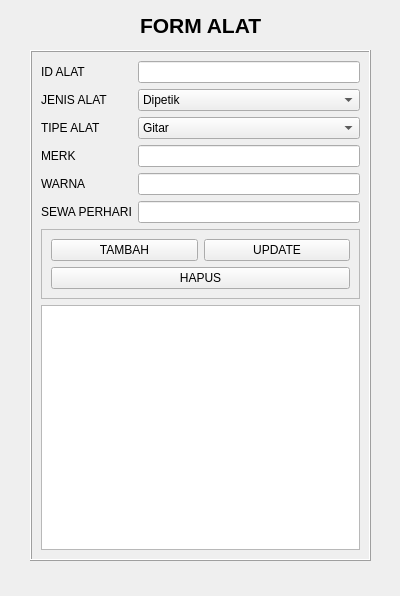
<?xml version="1.0" encoding="UTF-8"?>
<ui version="4.0">
 <class>Form</class>
 <widget class="QWidget" name="Form">
  <property name="geometry">
   <rect>
    <x>0</x>
    <y>0</y>
    <width>400</width>
    <height>596</height>
   </rect>
  </property>
  <property name="windowTitle">
   <string>Form</string>
  </property>
  <widget class="QLabel" name="label">
   <property name="geometry">
    <rect>
     <x>140</x>
     <y>10</y>
     <width>131</width>
     <height>31</height>
    </rect>
   </property>
   <property name="font">
    <font>
     <pointsize>16</pointsize>
     <bold>true</bold>
    </font>
   </property>
   <property name="text">
    <string>FORM ALAT</string>
   </property>
  </widget>
  <widget class="QFrame" name="frame">
   <property name="geometry">
    <rect>
     <x>30</x>
     <y>50</y>
     <width>341</width>
     <height>511</height>
    </rect>
   </property>
   <property name="frameShape">
    <enum>QFrame::Shape::Box</enum>
   </property>
   <property name="frameShadow">
    <enum>QFrame::Shadow::Raised</enum>
   </property>
   <layout class="QVBoxLayout" name="verticalLayout">
    <item>
     <layout class="QFormLayout" name="formLayout">
      <item row="0" column="0">
       <widget class="QLabel" name="iDALATLabel">
        <property name="text">
         <string>ID ALAT</string>
        </property>
       </widget>
      </item>
      <item row="0" column="1">
       <widget class="QLineEdit" name="txtId"/>
      </item>
      <item row="1" column="0">
       <widget class="QLabel" name="jENISALATLabel">
        <property name="text">
         <string>JENIS ALAT</string>
        </property>
       </widget>
      </item>
      <item row="1" column="1">
       <widget class="QComboBox" name="cmbJenis">
        <item>
         <property name="text">
          <string>Dipetik</string>
         </property>
        </item>
        <item>
         <property name="text">
          <string>Digesek</string>
         </property>
        </item>
        <item>
         <property name="text">
          <string>Ditiup</string>
         </property>
        </item>
        <item>
         <property name="text">
          <string>Dipukul</string>
         </property>
        </item>
        <item>
         <property name="text">
          <string>Ditekan</string>
         </property>
        </item>
       </widget>
      </item>
      <item row="2" column="0">
       <widget class="QLabel" name="tIPEALATLabel">
        <property name="text">
         <string>TIPE ALAT</string>
        </property>
       </widget>
      </item>
      <item row="2" column="1">
       <widget class="QComboBox" name="cmbTipe">
        <item>
         <property name="text">
          <string>Gitar</string>
         </property>
        </item>
        <item>
         <property name="text">
          <string>Ukulele</string>
         </property>
        </item>
        <item>
         <property name="text">
          <string>Kecapi</string>
         </property>
        </item>
        <item>
         <property name="text">
          <string>Biola</string>
         </property>
        </item>
        <item>
         <property name="text">
          <string>Selo</string>
         </property>
        </item>
        <item>
         <property name="text">
          <string>Rebab</string>
         </property>
        </item>
        <item>
         <property name="text">
          <string>Seruling</string>
         </property>
        </item>
        <item>
         <property name="text">
          <string>Terompet</string>
         </property>
        </item>
        <item>
         <property name="text">
          <string>Klarinet</string>
         </property>
        </item>
        <item>
         <property name="text">
          <string>Gendang</string>
         </property>
        </item>
        <item>
         <property name="text">
          <string>Drum set</string>
         </property>
        </item>
        <item>
         <property name="text">
          <string>Keyboard</string>
         </property>
        </item>
       </widget>
      </item>
      <item row="3" column="0">
       <widget class="QLabel" name="mERKLabel">
        <property name="text">
         <string>MERK</string>
        </property>
       </widget>
      </item>
      <item row="3" column="1">
       <widget class="QLineEdit" name="txtMerk"/>
      </item>
      <item row="4" column="0">
       <widget class="QLabel" name="wARNALabel">
        <property name="text">
         <string>WARNA</string>
        </property>
       </widget>
      </item>
      <item row="4" column="1">
       <widget class="QLineEdit" name="txtWarna"/>
      </item>
      <item row="5" column="0">
       <widget class="QLabel" name="sEWAPERHAARILabel">
        <property name="text">
         <string>SEWA PERHARI</string>
        </property>
       </widget>
      </item>
      <item row="5" column="1">
       <widget class="QLineEdit" name="txtSewa"/>
      </item>
     </layout>
    </item>
    <item>
     <widget class="QFrame" name="frame_2">
      <property name="frameShape">
       <enum>QFrame::Shape::StyledPanel</enum>
      </property>
      <property name="frameShadow">
       <enum>QFrame::Shadow::Raised</enum>
      </property>
      <layout class="QGridLayout" name="gridLayout_4">
       <item row="0" column="0">
        <widget class="QPushButton" name="btnTambah">
         <property name="text">
          <string>TAMBAH</string>
         </property>
        </widget>
       </item>
       <item row="0" column="1">
        <widget class="QPushButton" name="btnUpdate">
         <property name="text">
          <string>UPDATE</string>
         </property>
        </widget>
       </item>
       <item row="1" column="0" colspan="2">
        <widget class="QPushButton" name="btnHapus">
         <property name="text">
          <string>HAPUS</string>
         </property>
        </widget>
       </item>
      </layout>
     </widget>
    </item>
    <item>
     <widget class="QTableView" name="tableView"/>
    </item>
   </layout>
  </widget>
 </widget>
 <resources/>
 <connections/>
</ui>
